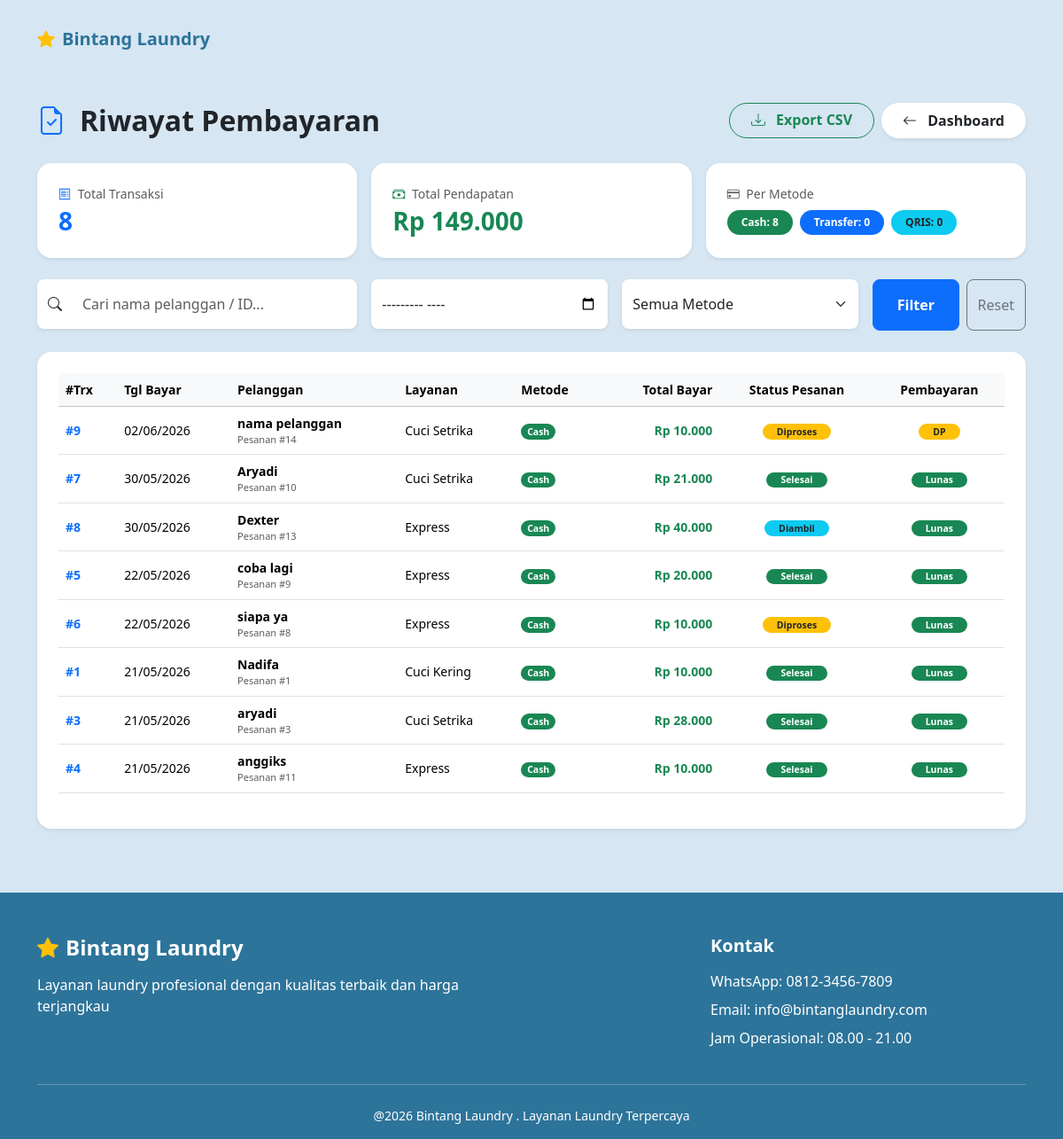
The app's page /admin_riwayat.php with its own data.
### tables this page shows
CREATE TABLE `transaksi` (
  `id_transaksi` int NOT NULL,
  `id_pesanan` int NOT NULL,
  `tanggal_bayar` timestamp NULL DEFAULT CURRENT_TIMESTAMP,
  `metode_pembayaran` enum('cash','transfer','qris') DEFAULT 'cash',
  `total_bayar` int NOT NULL
);

CREATE TABLE `pelanggan` (
  `id_pelanggan` int NOT NULL,
  `nama_pelanggan` varchar(100) NOT NULL,
  `alamat` varchar(255) NOT NULL,
  `no_hp` varchar(15) NOT NULL,
  `catatan` text
);

CREATE TABLE `pesanan` (
  `id_pesanan` int NOT NULL,
  `tanggal_masuk` date NOT NULL,
  `tanggal_selesai` date DEFAULT NULL,
  `status_pesanan` enum('belum_diambil','diproses','selesai','diambil') NOT NULL DEFAULT 'belum_diambil',
  `id_pelanggan` int NOT NULL,
  `id_pegawai` int DEFAULT NULL,
  `updated_at` timestamp NULL DEFAULT CURRENT_TIMESTAMP ON UPDATE CURRENT_TIMESTAMP,
  `total_harga` int NOT NULL DEFAULT '0',
  `status_pembayaran` enum('belum_bayar','dp','lunas') NOT NULL DEFAULT 'belum_bayar'
);

### admin_riwayat.php (the view, shortened to what this page needs)
<?php
include 'includes.php';
$stats = mysqli_fetch_assoc(mysqli_query($conn, "
    SELECT
        COUNT(id_transaksi) as total_trx,
        SUM(total_bayar) as total_pendapatan,
        COUNT(DISTINCT metode_pembayaran) as jml_metode
    FROM transaksi
"));
$metode_data = [];
$res_metode = mysqli_query($conn, "SELECT metode_pembayaran, COUNT(*) as jml, SUM(total_bayar) as total
                                   FROM transaksi GROUP BY metode_pembayaran");
while ($m = mysqli_fetch_assoc($res_metode)) {
    $metode_data[$m['metode_pembayaran']] = $m;
}
$filter_bulan  = $_GET['filter_bulan'] ?? '';
$cari          = $_GET['cari'] ?? '';
$query = "SELECT
            t.id_transaksi,
            t.total_bayar,
            t.metode_pembayaran,
            DATE(t.tanggal_bayar) as tgl_bayar,
            p.id_pesanan,
            p.tanggal_masuk,
            p.tanggal_selesai,
            p.status_pesanan,
            p.status_pembayaran,
            pl.nama_pelanggan,
            GROUP_CONCAT(l.nama_layanan ORDER BY l.id_layanan SEPARATOR ', ') as nama_layanan
          FROM transaksi t
          JOIN pesanan p   ON t.id_pesanan = p.id_pesanan
          JOIN pelanggan pl ON p.id_pelanggan = pl.id_pelanggan
          LEFT JOIN detail_pesanan dp ON p.id_pesanan = dp.id_pesanan
          LEFT JOIN layanan l ON dp.id_layanan = l.id_layanan
          WHERE 1=1";
$query .= " GROUP BY t.id_transaksi ORDER BY t.tanggal_bayar DESC";
$result = mysqli_query($conn, $query);
function badge_status_r($status) {
    return match($status) {
        'belum_diambil' => ['bg-secondary', 'Belum Diambil'],
        'diproses'      => ['bg-warning text-dark', 'Diproses'],
        'diambil'       => ['bg-info text-dark', 'Diambil'],
        'selesai'       => ['bg-success', 'Selesai'],
        default         => ['bg-light text-dark', ucfirst($status)],
    };
}
function badge_metode($metode) {
    return match($metode) {
        'cash'     => ['bg-success', 'Cash'],
        'transfer' => ['bg-primary', 'Transfer'],
        'qris'     => ['bg-info text-dark', 'QRIS'],
        default    => ['bg-secondary', ucfirst($metode)],
    };
}
?>
<?php include 'includes/header.php'; ?>
<div class="container py-4">
    <div class="d-flex justify-content-between align-items-center mb-4">
        <div class="d-flex align-items-center">
            <i class="bi bi-file-earmark-check fs-2 text-primary me-3"></i>
            <h2 class="fw-bold mb-0">Riwayat Pembayaran</h2>
        </div>
        <div class="d-flex gap-2">
            <a href="?<?= http_build_query(array_merge($_GET, [])) ?>&export=csv"
               class="btn btn-outline-success rounded-pill px-4 fw-bold">
                <i class="bi bi-download me-2"></i> Export CSV
            </a>
            <a href="admin_dashboard.php" class="btn bg-white text-dark shadow-sm rounded-pill px-4 py-2 fw-bold border-0">
                <i class="bi bi-arrow-left me-2"></i> Dashboard
            </a>
        </div>
    </div>
    <div class="row g-3 mb-4">
        <div class="col-md-4">
            <div class="card border-0 shadow-sm p-4 rounded-4 h-100">
                <p class="small text-muted mb-1"><i class="bi bi-receipt text-primary me-1"></i> Total Transaksi</p>
                <h3 class="fw-bold text-primary mb-0"><?= $stats['total_trx'] ?? 0 ?></h3>
            </div>
        </div>
        <div class="col-md-4">
            <div class="card border-0 shadow-sm p-4 rounded-4 h-100">
                <p class="small text-muted mb-1"><i class="bi bi-cash-stack text-success me-1"></i> Total Pendapatan</p>
                <h3 class="fw-bold text-success mb-0">Rp <?= number_format($stats['total_pendapatan'] ?? 0, 0, ',', '.') ?></h3>
            </div>
        </div>
        <div class="col-md-4">
            <div class="card border-0 shadow-sm p-4 rounded-4 h-100">
                <p class="small text-muted mb-2"><i class="bi bi-credit-card me-1"></i> Per Metode</p>
                <div class="d-flex gap-2 flex-wrap">
                    <?php foreach (['cash' => 'Cash', 'transfer' => 'Transfer', 'qris' => 'QRIS'] as $key => $label):
                        $jml = $metode_data[$key]['jml'] ?? 0;
                        [$cls] = badge_metode($key);
                    ?>
                        <span class="badge <?= $cls ?> rounded-pill px-3 py-2">
                            <?= $label ?>: <?= $jml ?>
                        </span>
                    <?php endforeach; ?>
                </div>
            </div>
        </div>
    </div>
    <form method="GET" action="" class="mb-4">
        <div class="row g-3">
            <div class="col-md-4">
                <div class="input-group shadow-sm rounded-3 overflow-hidden">
                    <span class="input-group-text border-0 bg-white"><i class="bi bi-search"></i></span>
                    <input type="text" name="cari" class="form-control border-0 py-3"
                           placeholder="Cari nama pelanggan / ID..."
                           value="<?= htmlspecialchars($cari) ?>">
                </div>
            </div>
            <div class="col-md-3">
                <input type="month" name="filter_bulan" class="form-control border-0 shadow-sm py-3 rounded-3"
                       value="<?= htmlspecialchars($filter_bulan) ?>">
            </div>
            <div class="col-md-3">
                <select name="filter_metode" class="form-select border-0 shadow-sm py-3 rounded-3">
                    <option value="">Semua Metode</option>
                </select>
            </div>
            <div class="col-md-2 d-flex gap-2">
                <button type="submit" class="btn btn-primary w-100 py-3 rounded-3 fw-bold">Filter</button>
                <a href="admin_riwayat.php" class="btn btn-outline-secondary py-3 rounded-3">Reset</a>
            </div>
        </div>
    </form>
    <div class="card border-0 shadow-sm p-4 rounded-4">
        <div class="table-responsive">
            <table class="table table-hover align-middle">
                <thead class="table-light small">
                    <tr>
                        <th>#Trx</th>
                        <th>Tgl Bayar</th>
                        <th>Pelanggan</th>
                        <th>Layanan</th>
                        <th>Metode</th>
                        <th class="text-end">Total Bayar</th>
                        <th class="text-center">Status Pesanan</th>
                        <th class="text-center">Pembayaran</th>
                    </tr>
                </thead>
                <tbody class="small">
                    <?php if (mysqli_num_rows($result) > 0): ?>
                        <?php while ($row = mysqli_fetch_assoc($result)):
                            [$cls_s, $lbl_s] = badge_status_r($row['status_pesanan']);
                            [$cls_m, $lbl_m] = badge_metode($row['metode_pembayaran']);
                            $lbl_bayar = match($row['status_pembayaran']) {
                                'lunas'      => ['bg-success', 'Lunas'],
                                'dp'         => ['bg-warning text-dark', 'DP'],
                                'belum_bayar'=> ['bg-danger', 'Belum Bayar'],
                                default      => ['bg-secondary', '-'],
                            };
                        ?>
                        <tr>
                            <td class="fw-bold text-primary">#<?= $row['id_transaksi'] ?></td>
                            <td><?= date('d/m/Y', strtotime($row['tgl_bayar'])) ?></td>
                            <td>
                                <div class="fw-semibold"><?= htmlspecialchars($row['nama_pelanggan']) ?></div>
                                <div class="text-muted" style="font-size:11px">Pesanan #<?= $row['id_pesanan'] ?></div>
                            </td>
                            <td><?= htmlspecialchars($row['nama_layanan'] ?? '-') ?></td>
                            <td><span class="badge <?= $cls_m ?> rounded-pill"><?= $lbl_m ?></span></td>
                            <td class="text-end fw-bold text-success">
                                Rp <?= number_format($row['total_bayar'], 0, ',', '.') ?>
                            </td>
                            <td class="text-center">
                                <span class="badge <?= $cls_s ?> rounded-pill px-3"><?= $lbl_s ?></span>
                            </td>
                            <td class="text-center">
                                <span class="badge <?= $lbl_bayar[0] ?> rounded-pill px-3"><?= $lbl_bayar[1] ?></span>
                            </td>
                        </tr>
                        <?php endwhile; ?>
                    <?php endif; ?>
                </tbody>
            </table>
        </div>
    </div>
</div>
<?php include 'includes/footer.php'; ?>

### assets/css/style.css (style rules this page uses)
:root { --primary-blue: #2d749a; --light-blue: #d6e6f2; --white: #ffffff; }
body { font-family: 'Segoe UI', Tahoma, Geneva, Verdana, sans-serif; background-color: var(--light-blue); }
.form-control, .form-select { border-radius: 8px; padding: 12px; border: 1px solid #e0e0e0; }

### records on screen
transaksi: id_transaksi "9", tgl_bayar "02/06/2026", pelanggan.nama_pelanggan "nama pelanggan", id_pesanan.id_pesanan "14", nama_layanan "Cuci Setrika", lbl_m "Cash", total_bayar "10.000", lbl_s "Diproses", id_pesanan.status_pembayaran "DP"
transaksi: id_transaksi "7", tgl_bayar "30/05/2026", pelanggan.nama_pelanggan "Aryadi", id_pesanan.id_pesanan "10", nama_layanan "Cuci Setrika", lbl_m "Cash", total_bayar "21.000", lbl_s "Selesai", id_pesanan.status_pembayaran "Lunas"
transaksi: id_transaksi "8", tgl_bayar "30/05/2026", pelanggan.nama_pelanggan "Dexter", id_pesanan.id_pesanan "13", nama_layanan "Express", lbl_m "Cash", total_bayar "40.000", lbl_s "Diambil", id_pesanan.status_pembayaran "Lunas"
transaksi: id_transaksi "5", tgl_bayar "22/05/2026", pelanggan.nama_pelanggan "coba lagi", id_pesanan.id_pesanan "9", nama_layanan "Express", lbl_m "Cash", total_bayar "20.000", lbl_s "Selesai", id_pesanan.status_pembayaran "Lunas"
transaksi: id_transaksi "6", tgl_bayar "22/05/2026", pelanggan.nama_pelanggan "siapa ya", id_pesanan.id_pesanan "8", nama_layanan "Express", lbl_m "Cash", total_bayar "10.000", lbl_s "Diproses", id_pesanan.status_pembayaran "Lunas"
transaksi: id_transaksi "1", tgl_bayar "21/05/2026", pelanggan.nama_pelanggan "Nadifa", id_pesanan.id_pesanan "1", nama_layanan "Cuci Kering", lbl_m "Cash", total_bayar "10.000", lbl_s "Selesai", id_pesanan.status_pembayaran "Lunas"
transaksi: id_transaksi "3", tgl_bayar "21/05/2026", pelanggan.nama_pelanggan "aryadi", id_pesanan.id_pesanan "3", nama_layanan "Cuci Setrika", lbl_m "Cash", total_bayar "28.000", lbl_s "Selesai", id_pesanan.status_pembayaran "Lunas"
transaksi: id_transaksi "4", tgl_bayar "21/05/2026", pelanggan.nama_pelanggan "anggiks", id_pesanan.id_pesanan "11", nama_layanan "Express", lbl_m "Cash", total_bayar "10.000", lbl_s "Selesai", id_pesanan.status_pembayaran "Lunas"

### other values on screen
$stats['total_trx'] "8"
$stats['total_pendapatan'] "149.000"
$label "Cash"
$jml "8"
$label "Transfer"
$jml "0"
$label "QRIS"
